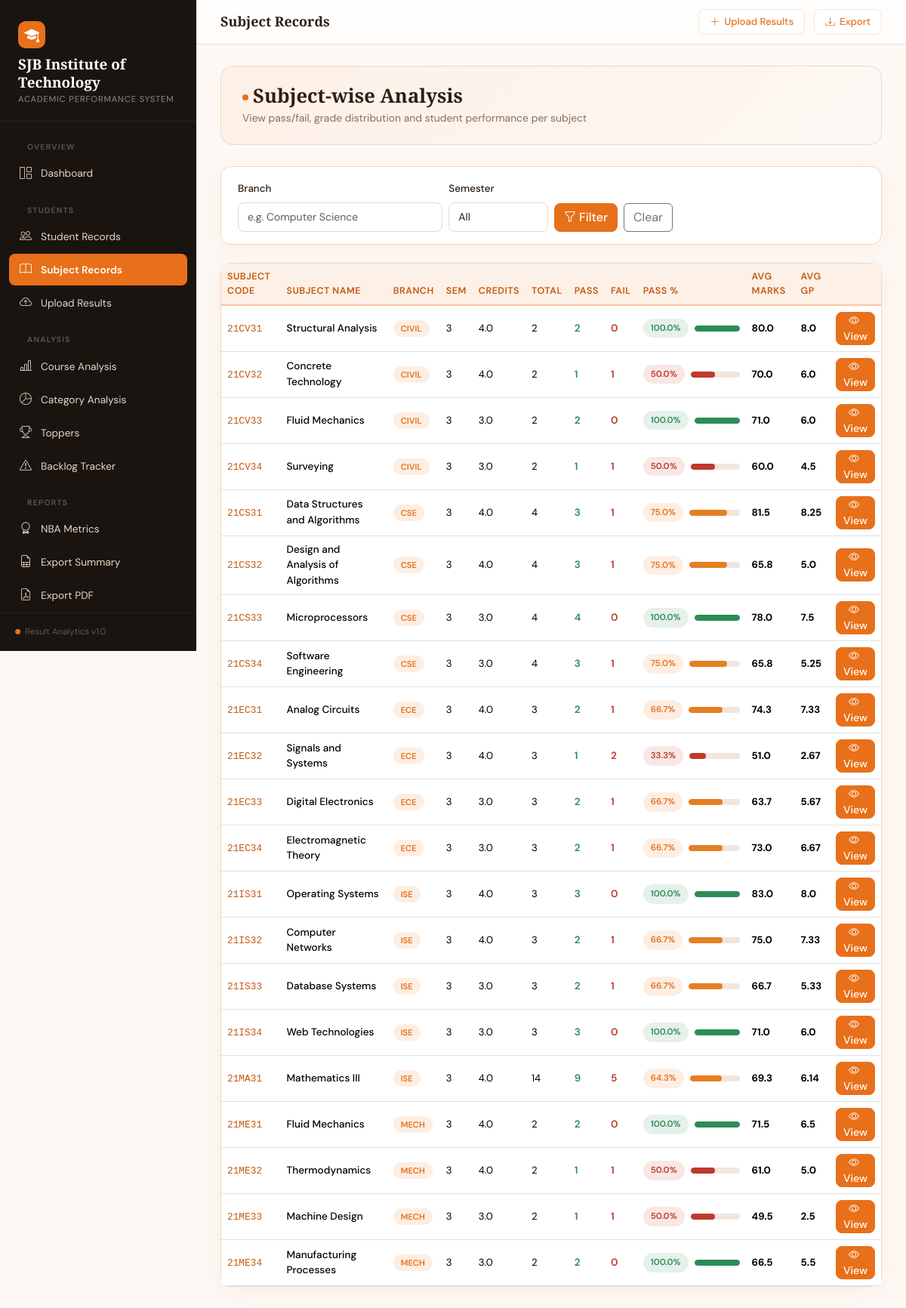
Page /analytics/subjects/ on the committed database.
### analytics/models.py (models this page shows, shortened)
class Subject(models.Model):
    code = models.CharField(max_length=20, unique=True, verbose_name='Subject Code')
    name = models.CharField(max_length=200, verbose_name='Subject Name')
    credits = models.FloatField(default=4, validators=[MinValueValidator(0), MaxValueValidator(10)])
    branch = models.CharField(max_length=100, blank=True, null=True)
    semester = models.IntegerField(validators=[MinValueValidator(1), MaxValueValidator(8)], blank=True, null=True)
    class Meta:
        ordering = ['code']

### analytics/views.py (the view)
# urls.py: path('subjects/',                             views.subject_list,   name='subject_list'),
def subject_list(request):
    branch = request.GET.get('branch', '').strip()
    semester = request.GET.get('semester', '').strip()
    subjects = Subject.objects.all().order_by('branch', 'semester', 'code')
    if branch:
        subjects = subjects.filter(branch__icontains=branch)
    if semester:
        subjects = subjects.filter(semester=semester)
    subject_stats = []
    for subj in subjects:
        results = Result.objects.filter(subject=subj)
        total = results.count()
        passes = results.filter(pass_fail='P').count()
        fails = results.filter(pass_fail='F').count()
        avg_marks = results.aggregate(a=Avg('total_marks'))['a']
        avg_gp = results.aggregate(a=Avg('grade_point'))['a']
        subject_stats.append({
            'subject': subj,
            'total': total,
            'passes': passes,
            'fails': fails,
            'pass_pct': round((passes / total) * 100, 1) if total else 0,
            'avg_marks': round(float(avg_marks or 0), 1),
            'avg_gp': round(float(avg_gp or 0), 2),
        })
    branches_list = Subject.objects.values_list('branch', flat=True).distinct().order_by('branch')
    return render(request, 'analytics/subject_list.html', {
        'subject_stats': subject_stats,
        'branches_list': branches_list,
        'filters': {'branch': branch, 'semester': semester},
    })

### templates/analytics/subject_list.html (shortened to what this page needs)
{% extends "base.html" %}
{% block page_title %}Subject Records{% endblock %}
{% block content %}
<div class="page-header d-flex align-items-center justify-content-between flex-wrap gap-2">
  <div>
    <h1><span class="dot-accent"></span>Subject-wise Analysis</h1>
    <p class="section-sub mb-0 mt-1">View pass/fail, grade distribution and student performance per subject</p>
  </div>
</div>
<div class="card mb-4">
  <div class="card-body py-3">
    <form method="get" class="row g-2 align-items-end">
      <div class="col-md-4">
        <label class="form-label">Branch</label>
        <input type="text" name="branch" value="{{ filters.branch }}" class="form-control" placeholder="e.g. Computer Science">
      </div>
      <div class="col-md-2">
        <label class="form-label">Semester</label>
        <select name="semester" class="form-select">
          <option value="">All</option>
        </select>
      </div>
      <div class="col-md-6 d-flex gap-2">
        <button type="submit" class="btn btn-primary"><i class="bi bi-funnel me-1"></i>Filter</button>
        <a href="{% url 'subject_list' %}" class="btn btn-outline-secondary">Clear</a>
      </div>
    </form>
  </div>
</div>
<div class="card">
  <div class="card-body p-0">
    {% if subject_stats %}
    <div class="table-responsive">
      <table class="table mb-0">
        <thead>
          <tr>
            <th>Subject Code</th>
            <th>Subject Name</th>
            <th>Branch</th>
            <th>Sem</th>
            <th>Credits</th>
            <th>Total</th>
            <th>Pass</th>
            <th>Fail</th>
            <th>Pass %</th>
            <th>Avg Marks</th>
            <th>Avg GP</th>
            <th></th>
          </tr>
        </thead>
        <tbody>
          {% for s in subject_stats %}
          <tr>
            <td><code style="color:var(--primary-dark); font-size:.8rem;">{{ s.subject.code }}</code></td>
            <td style="font-weight:500; font-size:.85rem;">{{ s.subject.name }}</td>
            <td><span class="badge-orange" style="font-size:.7rem;">{{ s.subject.branch|default:"-" }}</span></td>
            <td style="font-size:.83rem;">{{ s.subject.semester|default:"-" }}</td>
            <td style="font-size:.83rem;">{{ s.subject.credits }}</td>
            <td style="font-size:.83rem;">{{ s.total }}</td>
            <td style="color:var(--success); font-weight:600;">{{ s.passes }}</td>
            <td style="color:var(--danger); font-weight:600;">{{ s.fails }}</td>
            <td>
              <div class="d-flex align-items-center gap-2">
                <span class="badge-{% if s.pass_pct >= 80 %}pass{% elif s.pass_pct >= 60 %}orange{% else %}fail{% endif %}">
                  {{ s.pass_pct }}%
                </span>
                <div class="progress flex-fill" style="min-width:60px;">
                  <div class="progress-bar {% if s.pass_pct >= 80 %}bg-success{% elif s.pass_pct >= 60 %}{% else %}bg-danger{% endif %}"
                       style="width:{{ s.pass_pct }}%; background:{% if s.pass_pct >= 80 %}var(--success){% elif s.pass_pct >= 60 %}var(--warning){% else %}var(--danger){% endif %}">
                  </div>
                </div>
              </div>
            </td>
            <td style="font-size:.83rem;"><strong>{{ s.avg_marks }}</strong></td>
            <td style="font-size:.83rem;"><strong>{{ s.avg_gp }}</strong></td>
            <td>
              <a href="{% url 'subject_detail' s.subject.code %}" class="btn btn-sm btn-primary py-0 px-2">
                <i class="bi bi-eye me-1"></i>View
              </a>
            </td>
          </tr>
          {% endfor %}
        </tbody>
      </table>
    </div>
    {% else %}
    <div class="text-center py-5 text-muted">
      <i class="bi bi-book fs-1 d-block mb-3 opacity-30"></i>
      <p>No subjects found. <a href="{% url 'upload_results' %}">Upload results first →</a></p>
    </div>
    {% endif %}
  </div>
</div>
{% endblock %}

### templates/base.html (style rules this page uses)
:root { --primary: #E8701A; --primary-dark: #C45A10; --primary-light: #F5A264; --accent: #F7C59F; --bg: #FDF8F4; --bg-card: #FFFFFF; --sidebar-bg: #1A1410; --sidebar-text: #E8D5C4; --sidebar-hover: rgba(232,112,26,0.15); --sidebar-active:#E8701A; --text-main: #2D1F14; --text-muted: #8B6E5A; --border: #EAD8CC; --success: #2E8B57; --danger: #C0392B; --warning: #E67E22; --info: #2980B9; --glass-bg: rgba(255,255,255,0.72); --glass-border: rgba(232,112,26,0.18); --shadow: 0 4px 24px rgba(232,112,26,0.08); --shadow-lg: 0 8px 40px rgba(232,112,26,0.14); }
* { box-sizing: border-box; }
body { font-family: 'DM Sans', sans-serif; background: var(--bg); color: var(--text-main); min-height: 100vh; overflow-x: hidden; }
.card { border: 1px solid var(--border); border-radius: 14px; background: var(--bg-card); box-shadow: var(--shadow); }
.card-body { padding: 22px; }
.table { font-size: .85rem; }
.table thead th { background: #FDF0E6; color: var(--primary-dark); font-weight: 600; border-bottom: 2px solid var(--accent); font-size: .78rem; letter-spacing: .04em; text-transform: uppercase; }
.table td { vertical-align: middle; }
.badge-pass { background: rgba(46,139,87,.12); color: var(--success); padding: 4px 10px; border-radius: 20px; font-size: .72rem; font-weight: 600; }
.badge-fail { background: rgba(192,57,43,.12); color: var(--danger); padding: 4px 10px; border-radius: 20px; font-size: .72rem; font-weight: 600; }
.badge-orange { background: rgba(232,112,26,.12); color: var(--primary); padding: 4px 10px; border-radius: 20px; font-size: .72rem; font-weight: 600; }
.btn-primary { background: var(--primary); border-color: var(--primary); font-weight: 500; border-radius: 8px; }
.section-sub { color: var(--text-muted); font-size: .87rem; }
.progress { border-radius: 20px; height: 8px; background: #F0E6DE; }
.progress-bar { background: var(--primary); border-radius: 20px; }
.progress-bar.bg-success { background: var(--success) !important; }
.progress-bar.bg-danger { background: var(--danger) !important; }
.page-header { background: linear-gradient(135deg, #FDF0E6 0%, #FDF8F4 100%); border: 1px solid var(--border); border-radius: 16px; padding: 24px 28px; margin-bottom: 28px; }
.page-header h1 { font-family: 'Playfair Display', serif; font-size: 1.6rem; font-weight: 700; margin: 0; }
.form-control, .form-select { border-radius: 8px; border: 1px solid var(--border); font-size: .875rem; padding: 8px 12px; background: #fff; }
.form-label { font-weight: 500; font-size: .84rem; color: var(--text-main); }
.dot-accent { display: inline-block; width: 8px; height: 8px; background: var(--primary); border-radius: 50%; margin-right: 6px; vertical-align: middle; }

### rows in the picture
Subject: subject.code "21CV31", subject.name "Structural Analysis", subject.branch "CIVIL", subject.semester "3", subject.credits "4.0", total "2", passes "2", fails "0", pass_pct "100.0", avg_marks "80.0", avg_gp "8.0"
Subject: subject.code "21CV32", subject.name "Concrete Technology", subject.branch "CIVIL", subject.semester "3", subject.credits "4.0", total "2", passes "1", fails "1", pass_pct "50.0", avg_marks "70.0", avg_gp "6.0"
Subject: subject.code "21CV33", subject.name "Fluid Mechanics", subject.branch "CIVIL", subject.semester "3", subject.credits "3.0", total "2", passes "2", fails "0", pass_pct "100.0", avg_marks "71.0", avg_gp "6.0"
Subject: subject.code "21CV34", subject.name "Surveying", subject.branch "CIVIL", subject.semester "3", subject.credits "3.0", total "2", passes "1", fails "1", pass_pct "50.0", avg_marks "60.0", avg_gp "4.5"
Subject: subject.code "21CS31", subject.name "Data Structures and Algorithms", subject.branch "CSE", subject.semester "3", subject.credits "4.0", total "4", passes "3", fails "1", pass_pct "75.0", avg_marks "81.5", avg_gp "8.25"
Subject: subject.code "21CS32", subject.name "Design and Analysis of Algorithms", subject.branch "CSE", subject.semester "3", subject.credits "4.0", total "4", passes "3", fails "1", pass_pct "75.0", avg_marks "65.8", avg_gp "5.0"
Subject: subject.code "21CS33", subject.name "Microprocessors", subject.branch "CSE", subject.semester "3", subject.credits "3.0", total "4", passes "4", fails "0", pass_pct "100.0", avg_marks "78.0", avg_gp "7.5"
Subject: subject.code "21CS34", subject.name "Software Engineering", subject.branch "CSE", subject.semester "3", subject.credits "3.0", total "4", passes "3", fails "1", pass_pct "75.0", avg_marks "65.8", avg_gp "5.25"
Subject: subject.code "21EC31", subject.name "Analog Circuits", subject.branch "ECE", subject.semester "3", subject.credits "4.0", total "3", passes "2", fails "1", pass_pct "66.7", avg_marks "74.3", avg_gp "7.33"
Subject: subject.code "21EC32", subject.name "Signals and Systems", subject.branch "ECE", subject.semester "3", subject.credits "4.0", total "3", passes "1", fails "2", pass_pct "33.3", avg_marks "51.0", avg_gp "2.67"
Subject: subject.code "21EC33", subject.name "Digital Electronics", subject.branch "ECE", subject.semester "3", subject.credits "3.0", total "3", passes "2", fails "1", pass_pct "66.7", avg_marks "63.7", avg_gp "5.67"
Subject: subject.code "21EC34", subject.name "Electromagnetic Theory", subject.branch "ECE", subject.semester "3", subject.credits "3.0", total "3", passes "2", fails "1", pass_pct "66.7", avg_marks "73.0", avg_gp "6.67"
Subject: subject.code "21IS31", subject.name "Operating Systems", subject.branch "ISE", subject.semester "3", subject.credits "4.0", total "3", passes "3", fails "0", pass_pct "100.0", avg_marks "83.0", avg_gp "8.0"
Subject: subject.code "21IS32", subject.name "Computer Networks", subject.branch "ISE", subject.semester "3", subject.credits "4.0", total "3", passes "2", fails "1", pass_pct "66.7", avg_marks "75.0", avg_gp "7.33"
Subject: subject.code "21IS33", subject.name "Database Systems", subject.branch "ISE", subject.semester "3", subject.credits "3.0", total "3", passes "2", fails "1", pass_pct "66.7", avg_marks "66.7", avg_gp "5.33"
Subject: subject.code "21IS34", subject.name "Web Technologies", subject.branch "ISE", subject.semester "3", subject.credits "3.0", total "3", passes "3", fails "0", pass_pct "100.0", avg_marks "71.0", avg_gp "6.0"
Subject: subject.code "21MA31", subject.name "Mathematics III", subject.branch "ISE", subject.semester "3", subject.credits "4.0", total "14", passes "9", fails "5", pass_pct "64.3", avg_marks "69.3", avg_gp "6.14"
Subject: subject.code "21ME31", subject.name "Fluid Mechanics", subject.branch "MECH", subject.semester "3", subject.credits "4.0", total "2", passes "2", fails "0", pass_pct "100.0", avg_marks "71.5", avg_gp "6.5"
Subject: subject.code "21ME32", subject.name "Thermodynamics", subject.branch "MECH", subject.semester "3", subject.credits "4.0", total "2", passes "1", fails "1", pass_pct "50.0", avg_marks "61.0", avg_gp "5.0"
Subject: subject.code "21ME33", subject.name "Machine Design", subject.branch "MECH", subject.semester "3", subject.credits "3.0", total "2", passes "1", fails "1", pass_pct "50.0", avg_marks "49.5", avg_gp "2.5"
Subject: subject.code "21ME34", subject.name "Manufacturing Processes", subject.branch "MECH", subject.semester "3", subject.credits "3.0", total "2", passes "2", fails "0", pass_pct "100.0", avg_marks "66.5", avg_gp "5.5"
